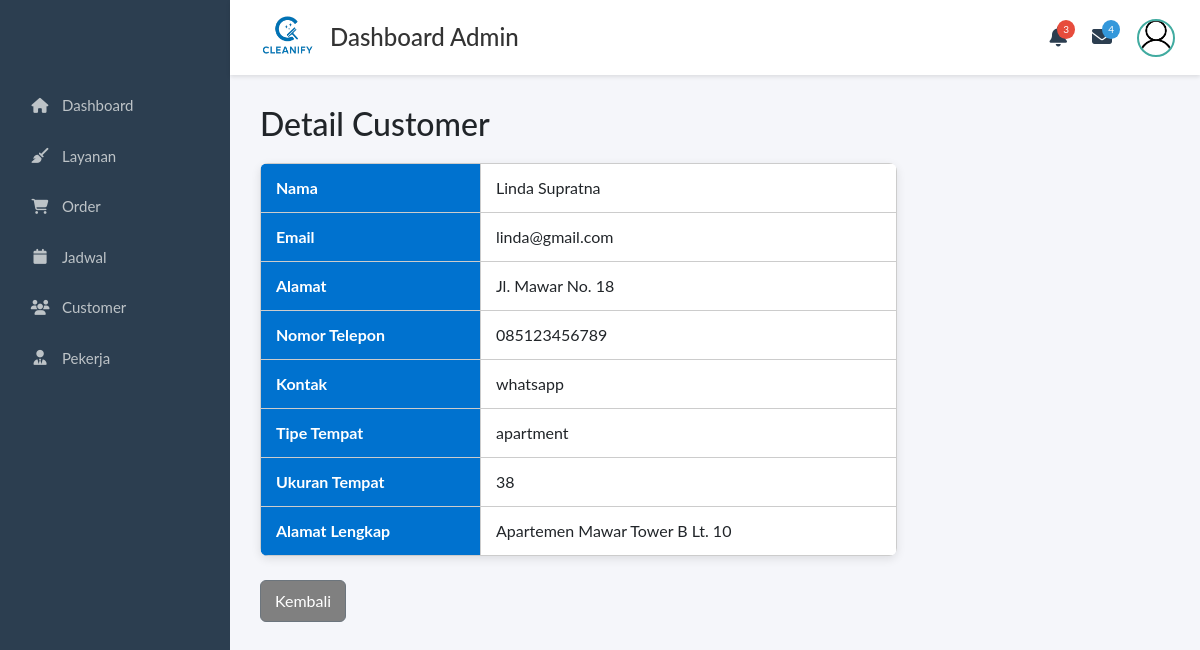
/Frontend/Admin/dashboard.php?page=customer_detail&id=5 (signed in), run on an earlier commit of the app's database.
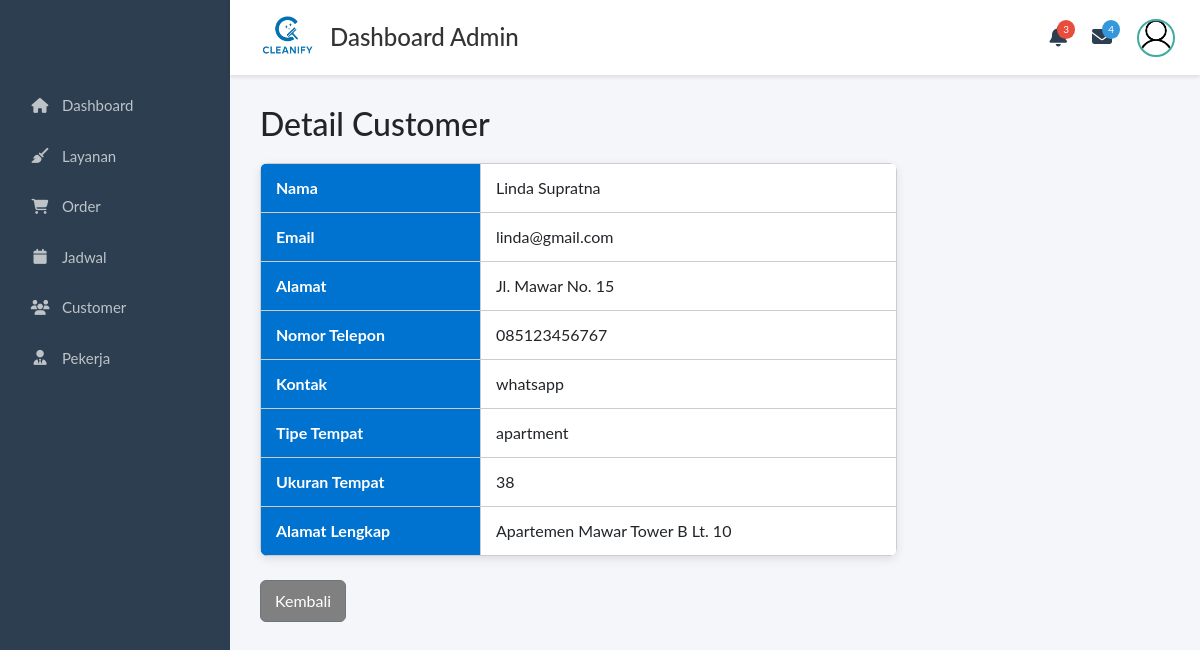
And on a later commit of the database.
### tables this page shows
CREATE TABLE `customers` (
  `id` bigint(20) UNSIGNED NOT NULL,
  `name` varchar(100) NOT NULL,
  `email` varchar(100) DEFAULT NULL,
  `phone` varchar(20) DEFAULT NULL,
  `address` mediumtext DEFAULT NULL,
  `contact_preference` enum('phone','email','whatsapp') DEFAULT 'whatsapp',
  `property_type` enum('apartment','house','office','other') DEFAULT 'apartment',
  `property_size_sqm` int(11) DEFAULT NULL,
  `full_address` mediumtext DEFAULT NULL,
  `created_at` timestamp NOT NULL DEFAULT current_timestamp(),
  `updated_at` timestamp NOT NULL DEFAULT current_timestamp() ON UPDATE current_timestamp()
);

### Frontend/Admin/customer/detail.php (the view, shortened to what this page needs)
<?php
require __DIR__ . '/../../../Backend/db.php';
$dash = rtrim(dirname($_SERVER['SCRIPT_NAME']), '/') . '/dashboard.php';
$id = isset($_GET['id']) ? (int)$_GET['id'] : 0;
$stmt = $conn->prepare("SELECT * FROM customers WHERE id = ? LIMIT 1");
$stmt->bind_param("i", $id);
$stmt->execute();
$data = $stmt->get_result()->fetch_assoc();
function esc($v) {
    return htmlspecialchars((string)$v, ENT_QUOTES, 'UTF-8');
}
?>
<h2>Detail Customer</h2>
<table class="detail-table">
    <tr><th>Nama</th><td><?= esc($data['name'] ?? '-') ?></td></tr>
    <tr><th>Email</th><td><?= esc($data['email'] ?? '-') ?></td></tr>
    <tr><th>Alamat</th><td><?= esc($data['address'] ?? '-') ?></td></tr>
    <tr><th>Nomor Telepon</th><td><?= esc($data['phone'] ?? '-') ?></td></tr>
    <tr><th>Kontak</th><td><?= esc($data['contact_preference'] ?? '-') ?></td></tr>
    <tr><th>Tipe Tempat</th><td><?= esc($data['property_type'] ?? '-') ?></td></tr>
    <tr><th>Ukuran Tempat</th><td><?= esc($data['property_size_sqm'] ?? '-') ?></td></tr>
    <tr><th>Alamat Lengkap</th><td><?= nl2br(esc($data['full_address'] ?? '-')) ?></td></tr>
</table>
<br>
<a href="<?= esc($dash) ?>?page=customer" class="btn btn-secondary">Kembali</a>

What changed in the data, as far as the page shows it:
changed customers "Linda Supratna": address "Jl. Mawar No. 18" → "Jl. Mawar No. 15"; phone "085123456789" → "085123456767"
